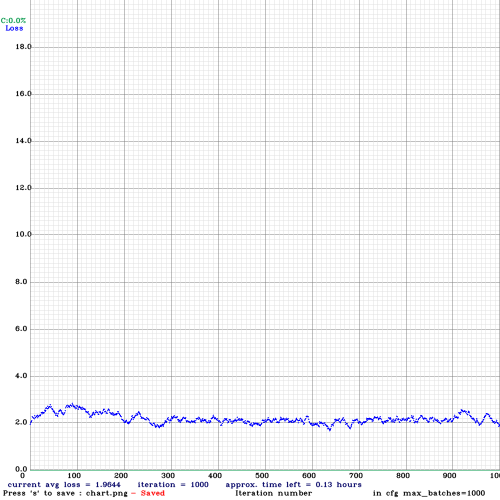
#> input picture chart_yolov4.png, 1000 x 1000 px (shown at 1/2 size); its folder holds only this picture in this run
$ python -i imageTools.py   (imports and definitions only)   (older library calls are emulated)
#> lines starting #> are read from the running program, lines starting #| are printed output that depends on the picture; after the words box and inside, x2 and y2 are one past the last pixel; in counts of white or black regions, pixels touching at a corner belong together
#> further down, picture is the input picture: shape (1000, 1000, 3); mean B, G, R 246, 244.9, 244.8
import os, glob
import cv2
import numpy as np
import imgaug as ia
import imgaug.augmenters as iaa
from code.helper.utils import *

# Changes the images by cropping randomly through them
# [168 lines left out: functions getRandomCrop, imageContrastIncrease, imageBrightnessDecrease, imageBrightnessIncrease, gaussianBlur, getRandomCrop and 6 more, not called in this run]


def increase_brightness(img, value=30):
#> called with value = 30
    hsv = cv2.cvtColor(img, cv2.COLOR_BGR2HSV)
#> hsv: shape (1000, 1000, 3); mean H, S, V 1.1, 1.8, 246.2
    h, s, v = cv2.split(hsv)
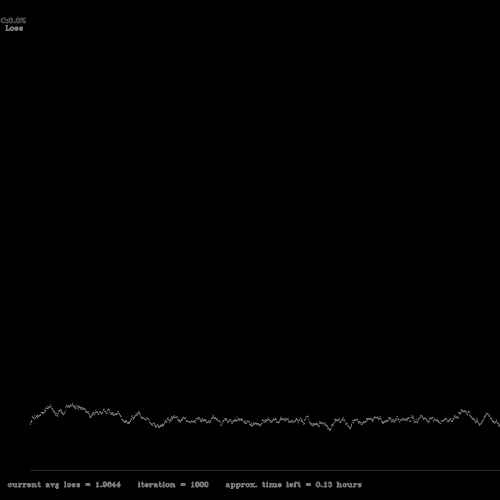
#> h: shape (1000, 1000) (shown at 1/2 size); min 0, max 120, mean 1.1

    lim = 255 - value
    v[v > lim] = 255
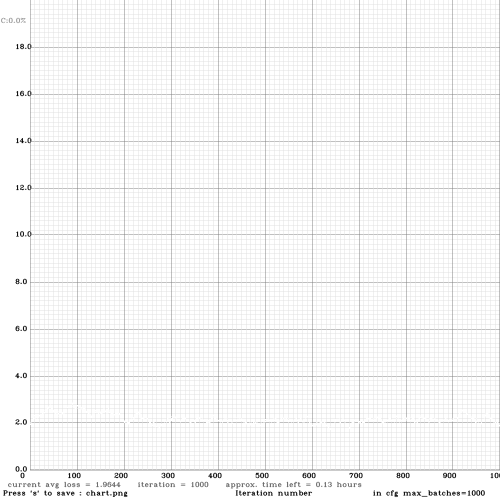
#> v: shape (1000, 1000) (shown at 1/2 size); min 0, max 255, mean 246.2
    v[v <= lim] += value
#> v: shape (1000, 1000); 18.87% of pixels changed, all inside (x1, y1, x2, y2) = (2, 0, 1000, 995)

    final_hsv = cv2.merge((h, s, v))
#> final_hsv: shape (1000, 1000, 3); mean H, S, V 1.1, 1.8, 251.9
    img = cv2.cvtColor(final_hsv, cv2.COLOR_HSV2BGR)
    return img

# remove backgroun of image using image of background
# [19 lines left out: functions background_removal_with_alpha_sub, background_removal_with_alpha_div, not called in this run]

def background_removal_with_alpha(original_img, bacground_img, alpha=0.5):
    out = background_removal_with_alpha_sub(original_img, bacground_img, alpha)
    return out

>>> import cv2
>>> picture = cv2.imread('../../chart_yolov4.png')
>>> result = increase_brightness(picture)
